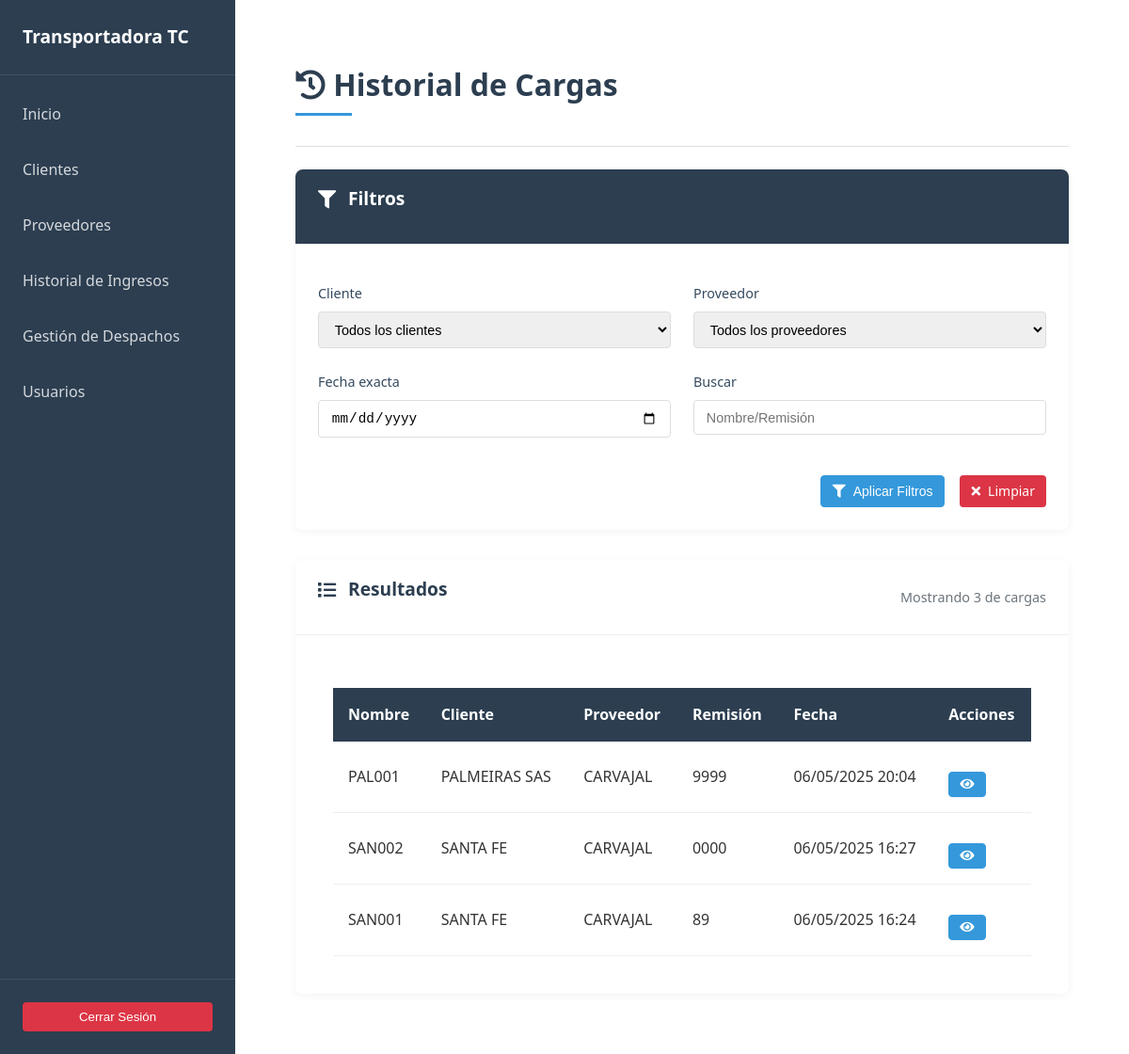
The app's page /cargas/historial/ (signed in) with its own data.
### cargas/models.py (models this page shows, shortened)
class Carga(models.Model):
    nombre = models.CharField(max_length=20, unique=True)
    cliente = models.ForeignKey(Cliente, on_delete=models.CASCADE, related_name='cargas')
    proveedor = models.ForeignKey(Proveedor, on_delete=models.CASCADE, related_name='cargas')
    fecha = models.DateTimeField(auto_now_add=True)
    remision = models.CharField(unique=True, max_length=20)
    observaciones = models.TextField(blank=True, null=True)
    archivo_factura = models.FileField(upload_to='facturas/', blank=True, null=True)

### clientes/models.py (models this page shows, shortened)
class Cliente(models.Model):
    nit = models.CharField(max_length=255, default="", unique=True, blank=False)
    nombre = models.CharField(max_length=255, blank=False)
    email = models.EmailField()
    telefono = models.CharField(max_length=15)
    ciudad = models.CharField(max_length=255)
    direccion = models.CharField(max_length=255)
    proveedores = models.ManyToManyField(Proveedor, related_name="clientes", blank=True)
    fecha_creacion = models.DateTimeField(auto_now_add=True)

### proveedores/models.py (models this page shows, shortened)
class Proveedor(models.Model):
    nit = models.CharField(default='',max_length=255, unique=True, blank=True, null=True)
    nombre = models.CharField(max_length=255)
    contacto = models.CharField(default='',max_length=255, null=True,blank=True)
    fecha_creacion = models.DateTimeField(auto_now_add=True)

### cargas/views.py (the view)
# urls.py: path('historial/', views.historial_cargas, name='historial_cargas'),
@login_required
def historial_cargas(request):
    cargas = Carga.objects.select_related('cliente', 'proveedor').order_by('-fecha')
    cliente_id = request.GET.get('cliente')
    proveedor_id = request.GET.get('proveedor')
    fecha = request.GET.get('fecha')
    busqueda = request.GET.get('q')
    if cliente_id:
        cargas = cargas.filter(cliente_id=cliente_id)
    if proveedor_id:
        cargas = cargas.filter(proveedor_id=proveedor_id)
    if fecha:
        try:
            fecha_date = datetime.strptime(fecha, '%Y-%m-%d').date()
            cargas = cargas.filter(fecha__date=fecha_date)
        except ValueError:
            pass
    if busqueda:
        cargas = cargas.filter(
            Q(nombre__icontains=busqueda) |
            Q(remision__icontains=busqueda) |
            Q(observaciones__icontains=busqueda)
        )
    context = {
        'cargas': cargas,
        'clientes': Cliente.objects.all().order_by('nombre'),
        'proveedores': Proveedor.objects.all().order_by('nombre'),
        'query_params': request.GET.urlencode().replace('page=', '')  # Para paginación
    }
    return render(request, 'cargas/historial_cargas.html', context)

### main/templatetags/auth_extras.py (called while the page is built)
@register.filter(name='in_group')
def in_group(user, group_name):
    return user.groups.filter(name=group_name).exists()

### cargas/templates/cargas/historial_cargas.html (shortened to what this page needs)
{% extends 'base.html' %}
{% load static %}
{% block content %}
<main class="main-content">
    <header class="content__header content__header--flex">
        <h1 class="content__title">
            <i class="fas fa-history"></i> Historial de Cargas
        </h1>
    </header>
    <hr class="divider">
    <section class="content__body">
        <div class="filters-card">
            <div class="card__header">
                <h3 class="card__title">
                    <i class="fas fa-filter"></i> Filtros
                </h3>
            </div>
            <div class="card__body">
                <form method="get" class="filter-form">
                    <div class="filter-grid">
                        <div class="filter-group">
                            <label for="cliente" class="filter-label">Cliente</label>
                            <select id="cliente" name="cliente" class="filter-select">
                                <option value="">Todos los clientes</option>
                            </select>
                        </div>
                        <div class="filter-group">
                            <label for="proveedor" class="filter-label">Proveedor</label>
                            <select id="proveedor" name="proveedor" class="filter-select">
                                <option value="">Todos los proveedores</option>
                            </select>
                        </div>
                        <div class="filter-group">
                            <label for="fecha" class="filter-label">Fecha exacta</label>
                            <input type="date" id="fecha" name="fecha" class="filter-input"
                                   value="{{ request.GET.fecha }}">
                        </div>
                        <div class="filter-group">
                            <label for="q" class="filter-label">Buscar</label>
                            <input type="text" id="q" name="q" class="filter-input"
                                   placeholder="Nombre/Remisión" value="{{ request.GET.q }}">
                        </div>
                    </div>
                    <div class="filter-actions">
                        <button type="submit" class="btn btn--primary btn--icon">
                            <i class="fas fa-filter"></i> Aplicar Filtros
                        </button>
                        <a href="{% url 'historial_cargas' %}" class="btn btn--danger btn--icon">
                            <i class="fas fa-times"></i> Limpiar
                        </a>
                    </div>
                </form>
            </div>
        </div>
        <div class="results-card">
            <div class="card__header">
                <h3 class="card__title">
                    <i class="fas fa-list"></i> Resultados
                </h3>
                <span class="card__subtitle">
                    Mostrando {{ cargas|length }} de {{ total_cargas }} cargas
                </span>
            </div>
            <div class="card__body">
                <div class="table-container">
                    <table class="data-table">
                        <thead>
                            <tr>
                                <th>Nombre</th>
                                <th>Cliente</th>
                                <th>Proveedor</th>
                                <th>Remisión</th>
                                <th>Fecha</th>
                                <th>Acciones</th>
                            </tr>
                        </thead>
                        <tbody>
                            {% for carga in cargas %}
                            <tr>
                                <td data-label="Nombre">{{ carga.nombre }}</td>
                                <td data-label="Cliente">{{ carga.cliente.nombre }}</td>
                                <td data-label="Proveedor">{{ carga.proveedor.nombre }}</td>
                                <td data-label="Remisión">{{ carga.remision }}</td>
                                <td data-label="Fecha">{{ carga.fecha|date:"d/m/Y H:i" }}</td>
                                <td data-label="Acciones" class="actions-cell">
                                    <div class="actions-group">
                                        <a href="{% url 'detalle_carga' carga.id %}" class="btn btn--primary btn--sm btn--icon" title="Ver detalle" data-toggle="tooltip">
                                            <i class="fas fa-eye"></i>
                                        </a>
                                    </div>
                                </td>
                            </tr>
                            {% endfor %}
                        </tbody>
                    </table>
                </div>
            </div>
        </div>
    </section>
</main>
{% endblock %}

### static/css/styles.css (style rules this page uses)
:root { --primary-color: #2c3e50; --secondary-color: #34495e; --accent-color: #3498db; --success-color: #28a745; --error-color: #dc3545; --warning-color: #ffc107; --info-color: #17a2b8; --text-color: #333; --light-color: #f8f9fa; --dark-color: #343a40; --sidebar-width: 250px; --transition-speed: 0.3s; }
* { margin: 0; padding: 0; box-sizing: border-box; }
body { font-family: 'Segoe UI', Tahoma, Geneva, Verdana, sans-serif; line-height: 1.6; color: var(--text-color); background-color: #f5f5f5; }
.main-content { padding: 2rem; max-width: 1400px; margin: 0 auto; }
.content__header { margin-bottom: 1.5rem; }
.content__title { font-size: 2rem; color: var(--primary-color); margin-bottom: 0.5rem; }
.divider { border: 0; height: 1px; background-color: #e0e0e0; margin: 1.5rem 0; }
.card__body { padding: 1.5rem; }
.card__title { font-size: 1.1rem; margin-bottom: 1rem; color: var(--secondary-color); display: flex; align-items: center; gap: 0.5rem; }
.btn { display: inline-flex; align-items: center; justify-content: center; padding: 0.375rem 0.75rem; border-radius: 4px; font-size: 0.875rem; font-weight: 500; cursor: pointer; transition: all 0.3s; text-decoration: none; gap: 0.3rem; }
.btn--primary { background-color: var(--accent-color); color: white; border: 1px solid var(--accent-color); }
.content__header--flex { display: flex; justify-content: space-between; align-items: center; flex-wrap: wrap; gap: 1rem; }
.card__title { font-size: 1.3rem; margin-bottom: 1rem; color: var(--primary-color); transition: color 0.3s; }
.btn--danger { background-color: var(--error-color); border-color: var(--error-color); color: white; }
.btn--icon { display: inline-flex; align-items: center; gap: 0.5rem; margin-top: 1rem; }
.btn--sm { padding: 0.35rem 0.7rem; font-size: 0.85rem; }
.filter-group { display: flex; flex-direction: column; gap: 0.5rem; }
.filter-label { font-size: 0.9rem; font-weight: 500; color: var(--secondary-color); }
.filter-select, .filter-input { padding: 0.6rem 0.8rem; border: 1px solid #ddd; border-radius: 4px; font-size: 0.9rem; transition: border-color 0.3s; }
.card__header { display: flex; justify-content: space-between; align-items: flex-start; margin-bottom: 1rem; padding-bottom: 0.8rem; border-bottom: 1px solid #f0f0f0; }
.content__title { position: relative; padding-bottom: 0.5rem; }
.content__title::after { content: ''; position: absolute; bottom: 0; left: 0; width: 60px; height: 3px; background-color: var(--accent-color); }
.filters-card { background: white; border-radius: 8px; box-shadow: 0 2px 10px rgba(0, 0, 0, 0.05); margin-bottom: 2rem; overflow: hidden; }
.filters-card .card__header { padding: 1rem 1.5rem; background-color: var(--primary-color); color: white; }
.filters-card .card__title { color: white; font-size: 1.2rem; display: flex; align-items: center; gap: 0.8rem; }
.filter-grid { display: grid; grid-template-columns: repeat(auto-fill, minmax(250px, 1fr)); gap: 1.5rem; margin-bottom: 1.5rem; }
.filter-actions { display: flex; gap: 1rem; justify-content: flex-end; }
.results-card { background: white; border-radius: 8px; box-shadow: 0 2px 10px rgba(0, 0, 0, 0.05); overflow: hidden; }
.results-card .card__header { padding: 1rem 1.5rem; border-bottom: 1px solid #eee; display: flex; justify-content: space-between; align-items: center; flex-wrap: wrap; gap: 1rem; }
.results-card .card__title { font-size: 1.2rem; color: var(--primary-color); display: flex; align-items: center; gap: 0.8rem; }
.card__subtitle { font-size: 0.9rem; color: #6c757d; }
.table-container { overflow-x: auto; padding: 0 1rem; }
.data-table { width: 100%; border-collapse: collapse; margin: 1rem 0; }
.data-table th { background-color: #f8f9fa; color: var(--secondary-color); font-weight: 600; text-align: left; padding: 1rem; white-space: nowrap; }
.data-table td { padding: 1rem; border-bottom: 1px solid #eee; vertical-align: middle; }
.actions-cell { white-space: nowrap; }
.actions-group { display: flex; gap: 0.5rem; }
.filters-card { margin-bottom: 2rem; }
.filter-grid { display: grid; grid-template-columns: repeat(auto-fill, minmax(250px, 1fr)); gap: 1.5rem; }
.data-table th { background-color: var(--primary-color); color: white; font-weight: 600; padding: 1rem; text-align: left; }

### records on screen
Carga: nombre "PAL001", cliente.nombre "PALMEIRAS SAS", proveedor.nombre "CARVAJAL", remision "9999", fecha "06/05/2025 20:04"
Carga: nombre "SAN002", cliente.nombre "SANTA FE", proveedor.nombre "CARVAJAL", remision "0000", fecha "06/05/2025 16:27"
Carga: nombre "SAN001", cliente.nombre "SANTA FE", proveedor.nombre "CARVAJAL", remision "89", fecha "06/05/2025 16:24"

### other values on screen
{{ cargas|length }} "3"
